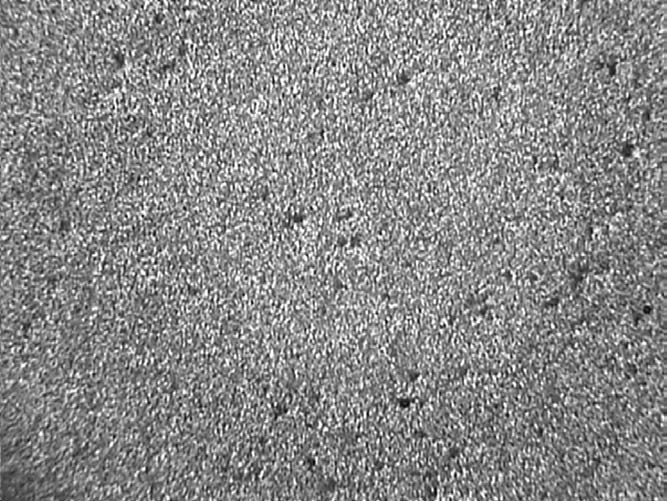
#> input picture data/raw/simulated/pure/pure_02.jpg, 667 x 501 px, found by its file name; its folder holds only this picture in this run
$ python generate_pathogen_images.py
#> lines starting #> are read from the running program, lines starting #| are printed output that depends on the picture
import cv2
import numpy as np
import os
from tqdm import tqdm
import random
import sys
from datetime import datetime
from packaging import version  # Add this import

def check_dependencies():
    """Verify correct versions of dependencies"""
    try:
        import numpy as np
        import cv2
        from tqdm import tqdm

        # Check NumPy version
        np_version = np.__version__
        if not (version.parse("1.26.0") <= version.parse(np_version) < version.parse("2.2.0")):
            print(f"Warning: NumPy version {np_version} might cause conflicts with TensorFlow")

        return True
    except ImportError as e:
        print(f"Error: Missing required package - {str(e)}")
        return False

def create_pathogen_pattern(width=128, height=128):
    """Generate synthetic pathogen pattern"""
    # Create a black background
    image = np.zeros((height, width, 3), dtype=np.uint8)

    # Number of bacterial cells/clusters to draw
    n_bacteria = random.randint(15, 35)  # Increased range for more variety

    # Different pathogen patterns with weights
    patterns = {
        'cocci': 0.4,    # Circular bacteria
        'bacilli': 0.3,  # Rod-shaped bacteria
        'cluster': 0.2,  # Bacterial clusters
        'chain': 0.1     # Streptococcus-like chains
    }

    for _ in range(n_bacteria):
        x = random.randint(10, width-10)
        y = random.randint(10, height-10)

        # Choose pattern type based on weights
        pattern_type = random.choices(
            list(patterns.keys()),
            weights=list(patterns.values())
        )[0]

        # Base color with slight variations
        base_color = random.randint(150, 200)
        color = tuple(base_color + random.randint(-20, 20) for _ in range(3))

        if pattern_type == 'cocci':
            radius = random.randint(2, 5)
            cv2.circle(image, (x, y), radius, color, -1)

        elif pattern_type == 'bacilli':
            length = random.randint(8, 15)
            width_b = random.randint(2, 4)
            angle = random.randint(0, 180)
            rect = ((x, y), (length, width_b), angle)
            box = cv2.boxPoints(rect)
            # Changed from np.int0 to np.intp
            box = np.array(box, dtype=np.intp)
            cv2.drawContours(image, [box], 0, color, -1)

        elif pattern_type == 'chain':
            # Create chain of circles (streptococcus-like)
            n_cells = random.randint(3, 6)
            radius = random.randint(2, 4)
            angle = random.uniform(0, 2*np.pi)
            for i in range(n_cells):
                cx = int(x + i*radius*2*np.cos(angle))
                cy = int(y + i*radius*2*np.sin(angle))
                if 0 <= cx < width and 0 <= cy < height:
                    cv2.circle(image, (cx, cy), radius, color, -1)

        else:  # cluster
            points = np.random.randint(0, 15, (random.randint(3, 8), 2))
            points = points + [x, y]
            # Convert points to integer type
            points = np.array(points, dtype=np.intp)
            cv2.fillPoly(image, [points], color)

    # Add microscope-like effects
    noise = np.random.normal(0, 2, image.shape).astype(np.uint8)
    image = cv2.add(image, noise)
    image = cv2.GaussianBlur(image, (3, 3), 0)

    return image

def main():
    """Main execution function"""
    if not check_dependencies():
        sys.exit(1)

    try:
        # Paths
        src_path = os.path.join("data", "raw", "real", "pure")
        dst_path = os.path.join("data", "raw", "real", "pathogens")

        if not os.path.exists(src_path):
            raise FileNotFoundError(f"Source directory not found: {src_path}")

        os.makedirs(dst_path, exist_ok=True)

        # Get pure milk images
        pure_images = [f for f in os.listdir(src_path)
                      if f.lower().endswith(('.jpg', '.png', '.jpeg'))]

        if not pure_images:
            raise ValueError("No images found in source directory")

        print(f"Found {len(pure_images)} pure milk images")
        print(f"Generating pathogen images...")

        # Process images with progress bar
        with tqdm(total=len(pure_images), desc="Generating", unit="img") as pbar:
            for i, img_name in enumerate(pure_images):
                pure_img = cv2.imread(os.path.join(src_path, img_name))
#> pure_img is the input picture: shape (501, 667, 3); min 0, max 255, mean 136.8
                if pure_img is None:
                    continue

                height, width = pure_img.shape[:2]
#> height = 501; width = 667
                pathogen_img = create_pathogen_pattern(width, height)
#> after the loop in create_pathogen_pattern, `for _ in range(n_bacteria):`:
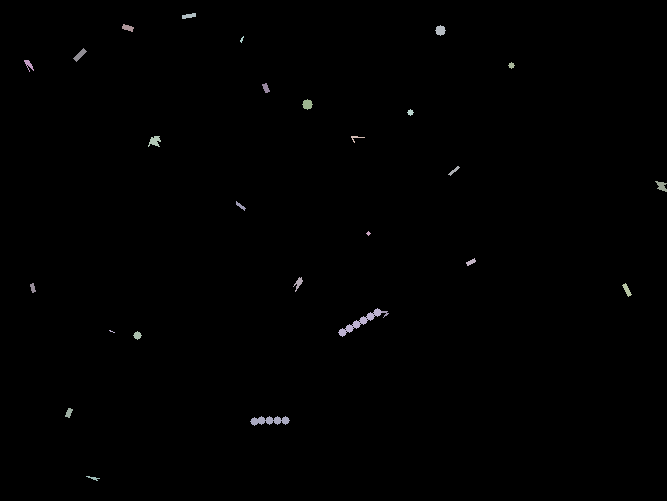
#> image: shape (501, 667, 3); mean of channels 0, 1, 2 0.9, 0.9, 0.9; drawn as B, G, R

                # Blend with very faint background
                faint_pure = cv2.addWeighted(pure_img, 0.1, np.zeros_like(pure_img), 0.9, 0)
                final_img = cv2.addWeighted(pathogen_img, 0.7, faint_pure, 0.3, 0)
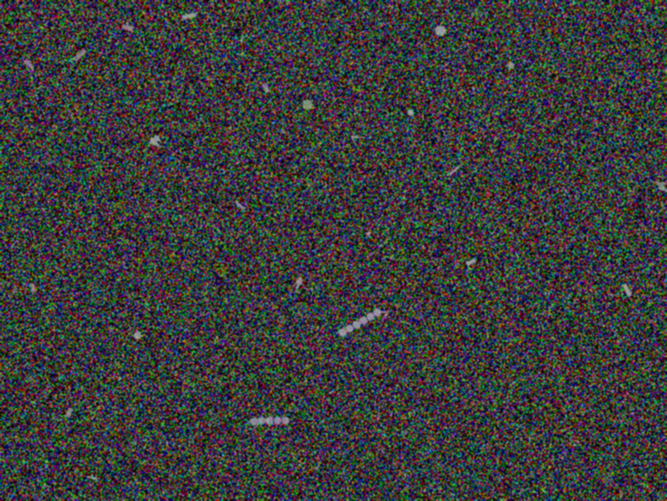
#> final_img: shape (501, 667, 3); mean B, G, R 59.9, 59.9, 59.6
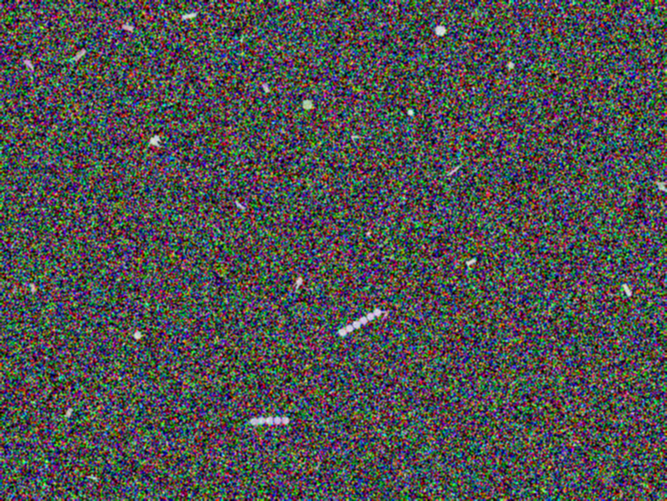
#> pathogen_img: shape (501, 667, 3); mean B, G, R 79.7, 79.8, 79.3

                # Save with consistent naming
                new_name = f"pathogen_{i+1:04d}.jpg"
                cv2.imwrite(os.path.join(dst_path, new_name), final_img)
                pbar.update(1)

        print(f"\nSuccess! Generated pathogen images saved in {dst_path}")

    except Exception as e:
        print(f"Error: {str(e)}")
        sys.exit(1)

if __name__ == "__main__":
    main()

$ run again, on data/raw/simulated/pure/pure_03.jpg
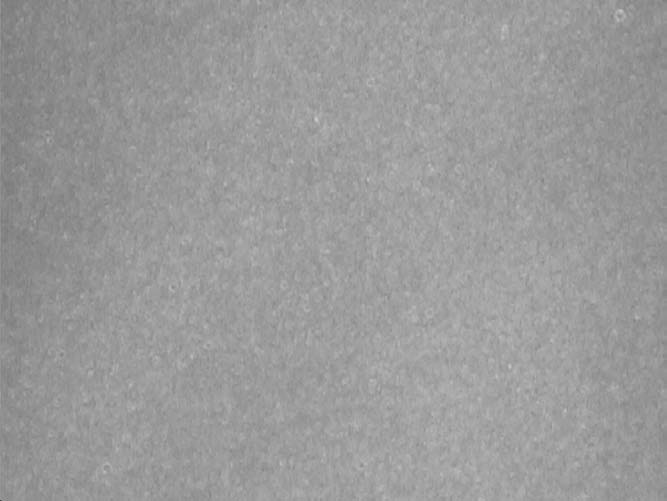
#> input picture data/raw/simulated/pure/pure_03.jpg, 667 x 501 px, found by its file name
#> in main, pure_img is the input picture: shape (501, 667, 3); min 71, max 205, mean 154.2
#> in main, `faint_pure = cv2.addWeighted(pure_img, 0.1, np.zeros_like(pure_img), 0..`:
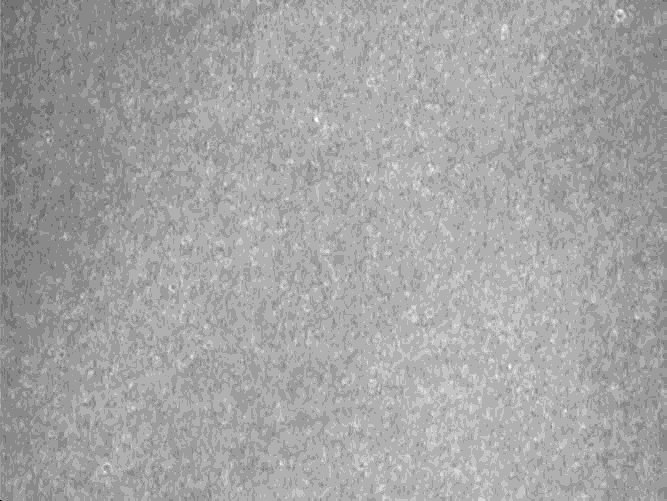
#> faint_pure: shape (501, 667, 3); min 7, max 20, mean 15.42; drawn with min black and max white

$ run again, on data/raw/simulated/pure/pure_04.jpg
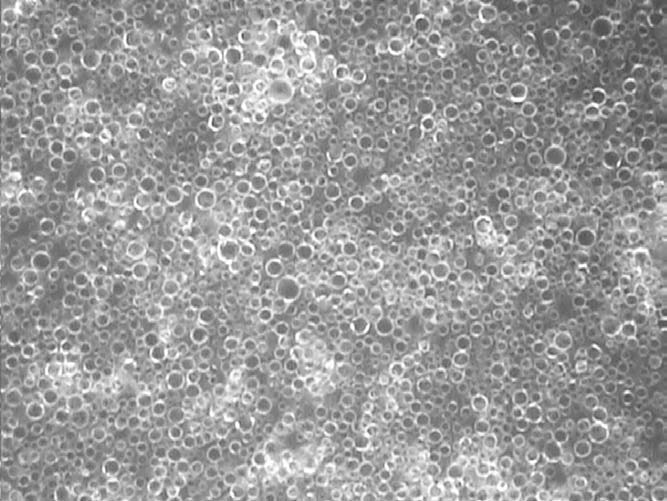
#> input picture data/raw/simulated/pure/pure_04.jpg, 667 x 501 px, found by its file name
#> in main, pure_img is the input picture: shape (501, 667, 3); min 64, max 255, mean 154.6
#> in main, `faint_pure = cv2.addWeighted(pure_img, 0.1, np.zeros_like(pure_img), 0..`:
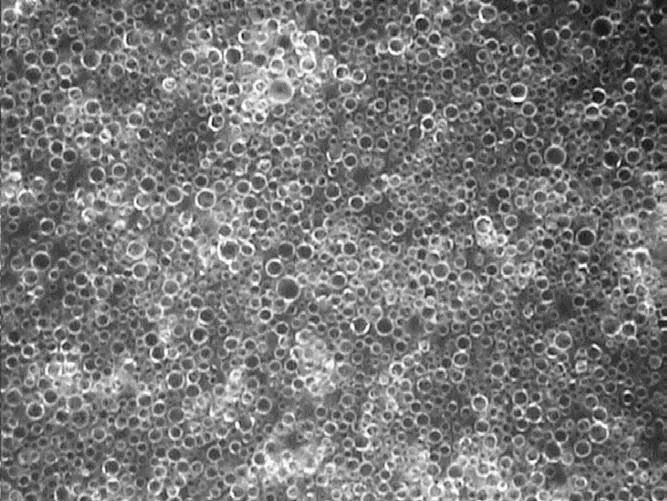
#> faint_pure: shape (501, 667, 3); min 6, max 26, mean 15.5; drawn with min black and max white
